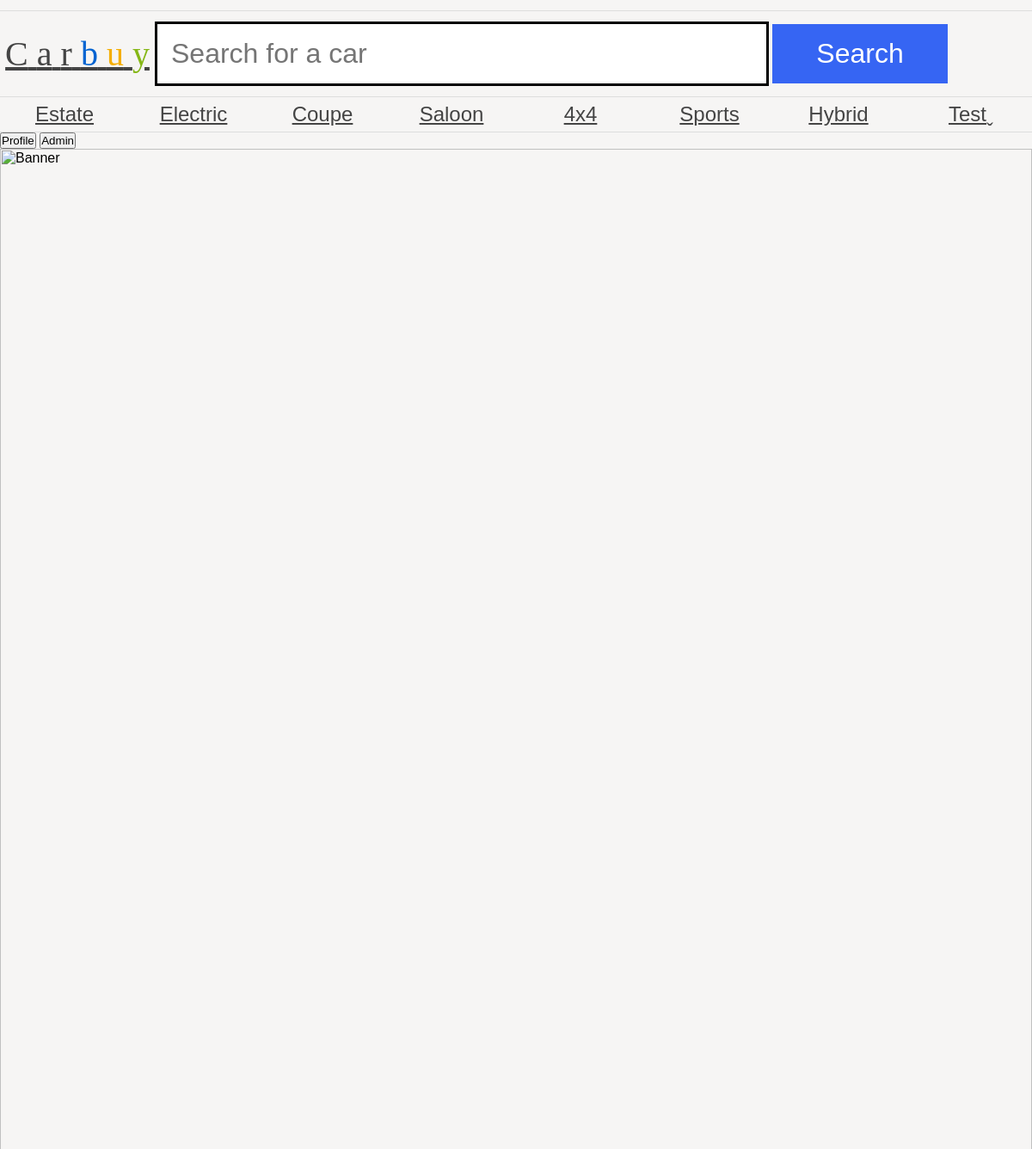
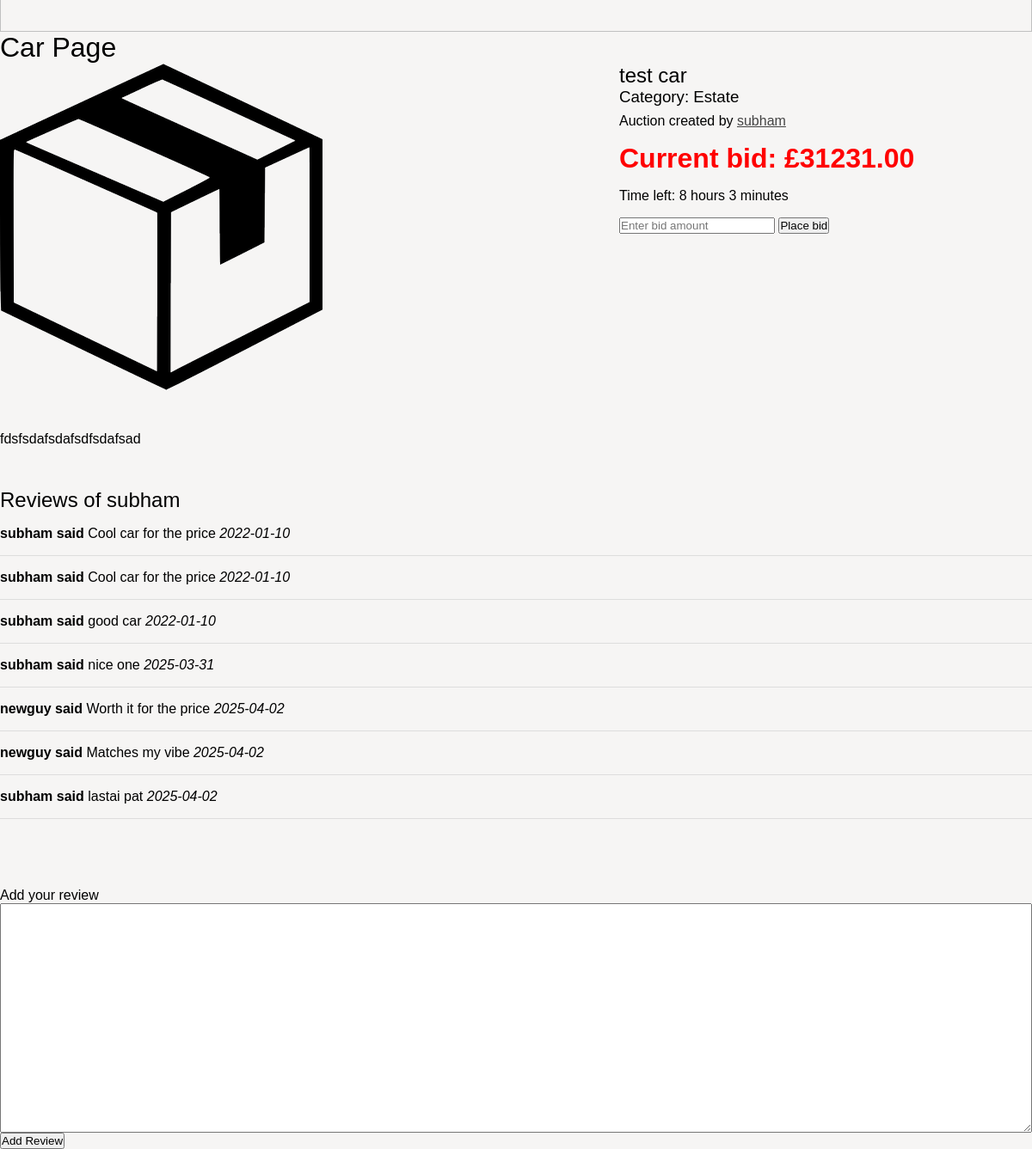
The app's page /as1/public/bidAuction.php?CarID=32 (signed in) with its own data (2 pictures, top to bottom).
### tables this page shows
CREATE TABLE `category` (
  `category_id` int(11) NOT NULL AUTO_INCREMENT,
  `name` varchar(255) DEFAULT NULL,
  PRIMARY KEY (`category_id`)
);

CREATE TABLE `auction` (
  `product_id` int(11) NOT NULL AUTO_INCREMENT,
  `title` varchar(255) DEFAULT NULL,
  `endDate` date DEFAULT NULL,
  `description` varchar(255) DEFAULT NULL,
  `categoryId` varchar(255) DEFAULT NULL,
  `price` decimal(8,2) DEFAULT NULL,
  `user_id` int(11) DEFAULT NULL,
  PRIMARY KEY (`product_id`),
  KEY `Foreign` (`user_id`) USING BTREE,
  CONSTRAINT `test` FOREIGN KEY (`user_id`) REFERENCES `users` (`id`) ON DELETE CASCADE ON UPDATE CASCADE
);

CREATE TABLE `users` (
  `id` int(5) NOT NULL AUTO_INCREMENT,
  `name` varchar(30) NOT NULL,
  `email` varchar(25) NOT NULL,
  `password` varchar(255) NOT NULL,
  `role` varchar(5) DEFAULT NULL,
  PRIMARY KEY (`id`)
);

### as1/public/dbConn.php (called while the page is built, shortened)
<?php
$username = "v.je";
$password = "v.je";
$conn = new PDO('mysql:dbname=assignment1;host=mysql', $username, $password, [PDO::ATTR_ERRMODE => PDO::ERRMODE_EXCEPTION]);
$getCategoryQuery = $conn->prepare('SELECT * FROM category');
$getCategoryQuery->execute();
$getCategory = $getCategoryQuery->fetchAll();
?>

### as1/public/bidAuction.php (the view, shortened to what this page needs)
<?php
require 'header.php';
if (isset($_SESSION['username'])) {
    include_once('dbConn.php');
    $productID = $_GET['CarID'];
    $bidInfo = $conn->prepare("SELECT * FROM `auction` WHERE product_id = ?");
    $bidInfo->execute([$productID]);
    $car = $bidInfo->fetch();
    $userQuery = $conn->prepare("SELECT * FROM `users` WHERE id = ?");
    $userQuery->execute([$car['user_id']]);
    $seller = $userQuery->fetch();
    $reviews = $conn->prepare("SELECT u.name, r.review, r.date FROM users u, review r WHERE r.forUser = ? AND u.id = r.postedBy");
    $reviews->execute([$seller['id']]);
    ?>
    <h1>Car Page</h1>
    <article class="car">
        <img src="car.png" alt="Car Image">
        <section class="details">
            <h2><?= htmlspecialchars($car['title']); ?></h2>
            <h3>Category: <?= htmlspecialchars($car['categoryId']); ?></h3>
            <p>Auction created by <a href="#"><?= htmlspecialchars($seller['name']); ?></a></p>
            <p class="price">Current bid: £<?= htmlspecialchars($car['price']); ?></p>
            <time>Time left: 8 hours 3 minutes</time>
            <form method="POST">
                <input type="text" name="bid" placeholder="Enter bid amount" />
                <input type="submit" name="submit" value="Place bid" />
            </form>
        </section>
        <section class="description">
            <p><?= htmlspecialchars($car['description']); ?></p>
        </section>
        <section class="reviews">
            <h2>Reviews of <?= htmlspecialchars($seller['name']); ?></h2>
            <ul>
                <?php foreach ($reviews as $r): ?>
                    <li><strong><?= htmlspecialchars($r['name']); ?> said</strong> <?= htmlspecialchars($r['review']); ?>
                        <em><?= htmlspecialchars($r['date']); ?></em>
                    </li>
                <?php endforeach; ?>
            </ul>
            <form method="POST">
                <label for="reviewText">Add your review</label>
                <textarea name="reviewText"></textarea>
                <input type="submit" name="submit" value="Add Review" />
            </form>
        </section>
    </article>
    <?php
} else {
    echo 'You are not logged in <a href="login.php"><button>Login Now!</button></a>';
}
?>

### as1/public/header.php (shortened to what this page needs)
<?php
require 'dbConn.php';
?>
<html>
<head>
	<link rel="stylesheet" href="carbuy.css" />
</head>
<body>
	<header>
		<a href="index.php">
			<h1><span class="C">C</span>
				<span class="a">a</span>
				<span class="r">r</span>
				<span class="b">b</span>
				<span class="u">u</span>
				<span class="y">y</span>
			</h1>
		</a>
		<form action="#">
			<input type="text" name="search" placeholder="Search for a car" />
			<input type="submit" name="submit" value="Search" />
		</form>
	</header>
	<nav>
		<ul>
			<?php
			array_map(function ($category) {
				$categoryName = $category['name'];
				$categoryID = $category['category_id'];
				echo '<li>' . '<a class="categoryLink" href="categoryPage.php?categoryID=' . $categoryID . '">' . $categoryName . '</a>' . '</li>';
			}, array_values($getCategory));
			?>
		</ul>
	</nav>
	<div class="headerButton" style="justify-content: center">
		<button>Profile</button>
	</div>
	<span class="HeaderButton">
		<button>Admin</button>
	</span>
	<img src="banners/1.jpg" alt="Banner" />
</body>
</html>

### as1/public/carbuy.css (style rules this page uses)
* { margin: 0; padding: 0; }
body { font-family: "Oxygen-Regular", sans-serif; background-color: #f6f5f4; max-width: 100vw; overflow-x: hidden; }
h1, h2, h3, h4 { font-weight: normal; }
a, a:visited { color: #444; }
header { margin-top: 1vw; font-family: "Univers-Light-Normal"; display: grid; grid-template-columns: 15% 85%; align-items: center; padding-top: 1vw; padding-bottom: 1vw; border-top: 1px solid #ddd; border-bottom: 1px solid #ddd; }
header h1 { text-align: center; font-size: 2.5em; }
form { display: block; }
header form input[type="text"] { border: 3px solid black; font-size: 2em; padding: 0.5em; width: 70%; }
body > img { width: 100vw; }
header form input[type="submit"] { background-color: #3665f3; color: white; width: 20%; font-size: 2em; padding: 0.5em; cursor: pointer; border: 0; }
header .b { color: #0063d1; }
header .u { color: #f4ae01; }
header .y { color: #85b716; }
body > nav { border-bottom: 1px solid #ddd; }
body > nav ul li:last-child a:after { content: "ˬ"; position: absolute; }
body > nav ul { display: flex; width: 100vw; list-style-type: none; }
body > nav ul li { flex: 1; }
body > nav ul li a { display: block; text-align: center; padding-top: 0.5vw; padding-bottom: 0.5vw; font-size: 1.5em; }
p.price { display: block; text-align: right; font-weight: bold; font-size: 2em; }
article.car { display: grid; grid-template-columns: 60% 40%; grid-template-areas: "img details" "description description" "reviews reviews"; }
article.car img { grid-area: img; }
article .details { grid-area: details; }
article .reviews { grid-area: reviews; }
textarea { width: 100%; height: 20em; }
.reviews form { margin-top: 5em; }
.reviews ul { list-style-type: none; }
.reviews li { padding-top: 1em; padding-bottom: 1em; border-bottom: 1px solid #ddd; }
article .description { grid-area: description; padding-top: 3em; padding-bottom: 3em; }
.price { color: red; }
article.car .price { text-align: left; }
time { display: block; margin: 1em 0; }
.details p { margin-top: 0.5em; }

### as1/public/header.php (style rules this page uses)
.HeaderButton { display: inline-block; position: relative; }

### records on screen
category: name "Estate"
category: name "Electric"
category: name "Coupe"
category: name "Saloon"
category: name "4x4"
category: name "Sports"
category: name "Hybrid"
category: name "Test"
auction: title "test car", categoryId "Estate", price "31231.00", description "fdsfsdafsdafsdfsdafsad"
users: name "subham"

### other values on screen
$r['name'] "subham"
$r['review'] "Cool car for the price"
$r['date'] "2022-01-10"
$r['review'] "good car"
$r['review'] "nice one"
$r['date'] "2025-03-31"
$r['name'] "newguy"
$r['review'] "Worth it for the price"
$r['date'] "2025-04-02"
$r['review'] "Matches my vibe"
$r['review'] "lastai pat"
